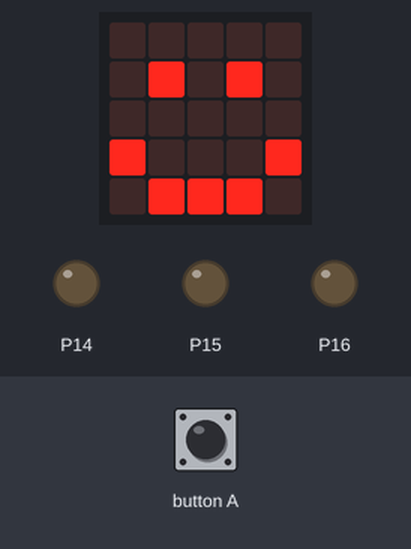
Bench run of a program on a simulated BBC micro:bit (MakeCode). On the bench: the board's 5×5 LED display, output pins drawn as LEDs (lit = HIGH). Inputs (shaded band) come from the test bench. The 48×5 strip is a reading aid, not a part: it shows the text the display is scrolling, unrolled, one strip-width of it at a time.

Above: at 1.8 s.
1.9 s: button A pressed for 0.15 s
At 6.2 s:
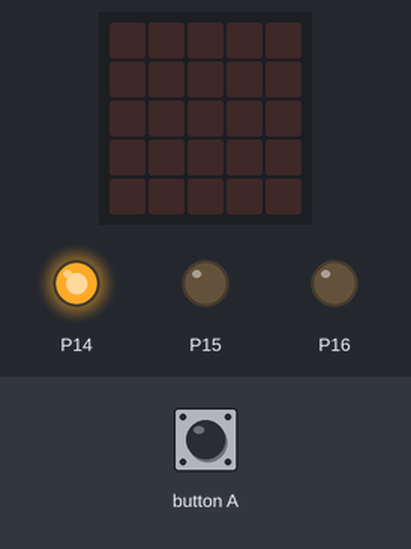
At 19.6 s:
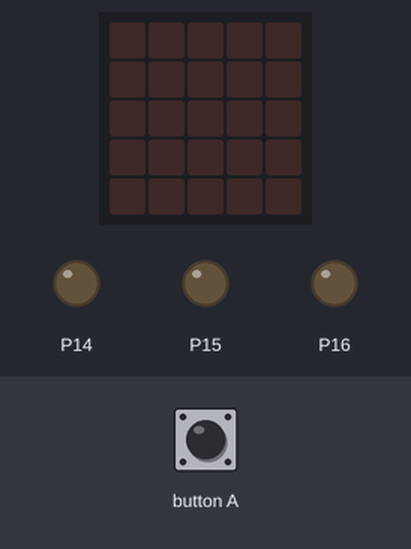
Timing chart, 0 to 20.0 s (numbered marks = the images above; inputs shaded):
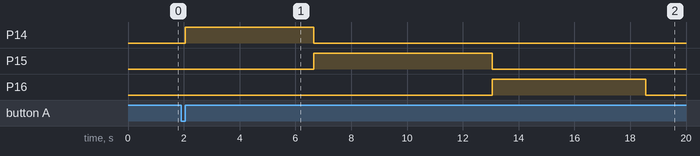

Measured:
- after the input at 1.9 s, P14: LOW → HIGH after 0.15 s, → LOW 4.6 s later; P15: LOW → HIGH after 4.8 s, → LOW 6.4 s later; P16: LOW → HIGH after 11.2 s, → LOW 5.5 s later
- what the display in image 1 shows lasts 1.0 s, from 5.7 s to 6.7 s

The program:

main.ts
```typescript
// (licence header left out)
basic.clearScreen()
basic.showIcon(IconNames.Happy)

input.onButtonPressed(Button.A, function() {

    // Turn LED "Red" for 1 s
    pins.digitalWritePin(DigitalPin.P14, 1)
    pins.digitalWritePin(DigitalPin.P15, 0)
    pins.digitalWritePin(DigitalPin.P16, 0)
    basic.showString("Red")

    // wait 1 s
    basic.pause(1000)

    // turn off LED
    pins.digitalWritePin(DigitalPin.P14, 0)
    pins.digitalWritePin(DigitalPin.P15, 0)
    pins.digitalWritePin(DigitalPin.P16, 0)

    // Turn LED "Green" for 1 s
    pins.digitalWritePin(DigitalPin.P14, 0)
    pins.digitalWritePin(DigitalPin.P15, 1)
    pins.digitalWritePin(DigitalPin.P16, 0)
    basic.showString("Green")

    // wait 1 s
    basic.pause(1000)

    // turn off LED
    pins.digitalWritePin(DigitalPin.P14, 0)
    pins.digitalWritePin(DigitalPin.P15, 0)
    pins.digitalWritePin(DigitalPin.P16, 0)

    // Turn LED "Blue" for 1 s
    pins.digitalWritePin(DigitalPin.P14, 0)
    pins.digitalWritePin(DigitalPin.P15, 0)
    pins.digitalWritePin(DigitalPin.P16, 1)
    basic.showString("Blue")

    // wait 1 s
    basic.pause(1000)

    // turn off LED
    pins.digitalWritePin(DigitalPin.P14, 0)
    pins.digitalWritePin(DigitalPin.P15, 0)
    pins.digitalWritePin(DigitalPin.P16, 0)


})
```
